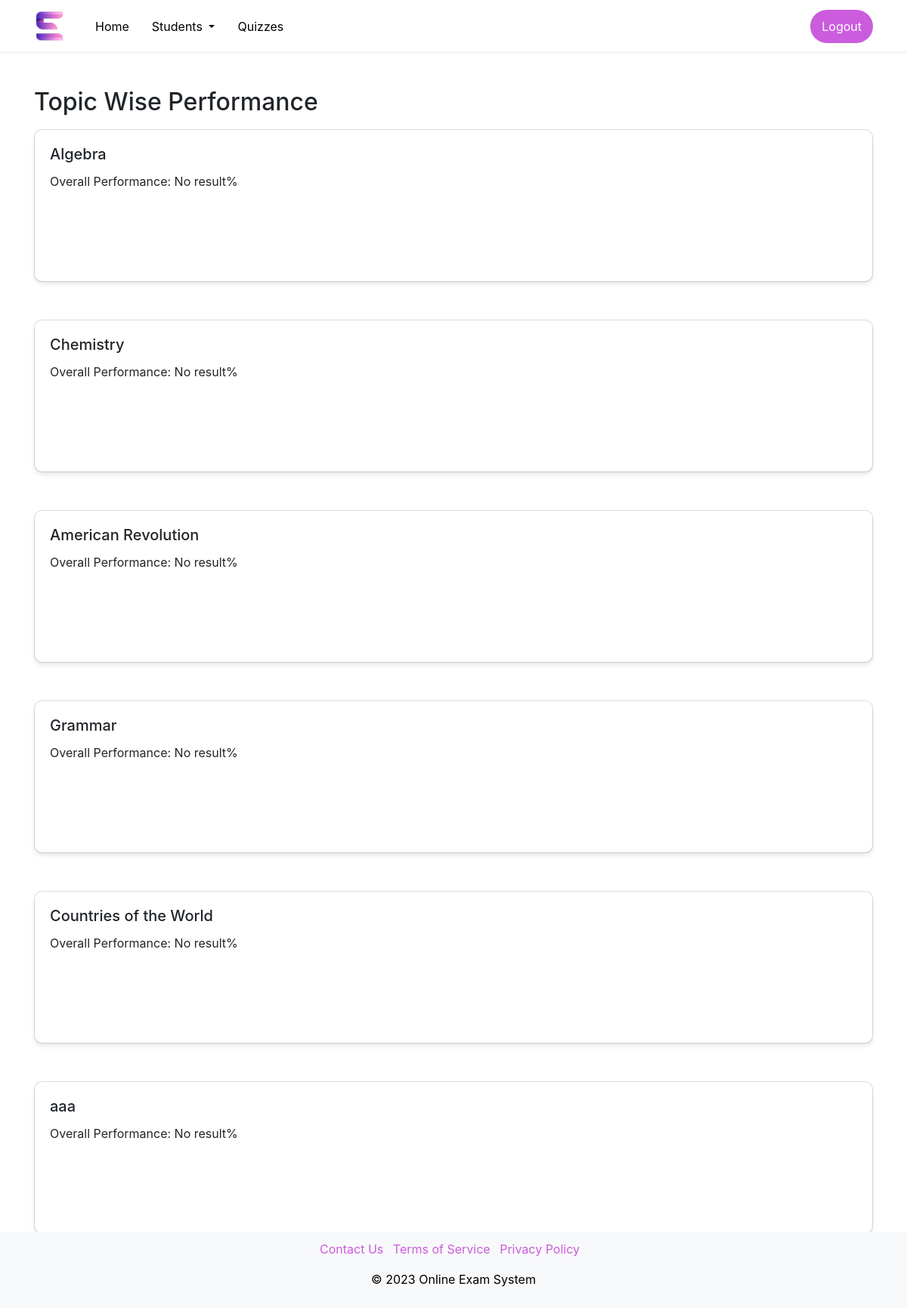
The page /topic_performance.php (signed in) on the database its author committed.
### tables this page shows
CREATE TABLE `topics` (
  `id` int(11) NOT NULL AUTO_INCREMENT PRIMARY KEY,
  `class` varchar(255) NOT NULL,
  `subject` varchar(255) NOT NULL,
  `topic_name` varchar(255) NOT NULL
);

### topic_performance.php (the view, shortened to what this page needs)
<?php
include("connection.php");
$selectStudentsQuery = "SELECT * FROM topics";
$stmtSelectStudents = $conn->prepare($selectStudentsQuery);
?>
<!DOCTYPE html>
<html lang="en">
<head>
    <link rel="stylesheet" href="https://maxcdn.bootstrapcdn.com/bootstrap/4.5.2/css/bootstrap.min.css">
</head>
<body>
    <nav class="navbar navbar-expand-lg navbar-white bg-white shadow-sm sticky-top">
        <div class="container">
            <a class="navbar-brand" href="#">
                <img src="favicon.png" alt="Icon">
            </a>
            <div class="collapse navbar-collapse" id="navbarNav">
                <ul class="navbar-nav">
                    <li class="nav-item">
                        <a class="nav-link" href="admin_dashboard.php">Home</a>
                    </li>
                    <li class="nav-item dropdown">
                        <a class="nav-link dropdown-toggle" href="#" role="button" data-bs-toggle="dropdown"
                            aria-expanded="false">
                            Students
                        </a>
                    </li>
                    <li class="nav-item">
                        <a class="nav-link" href="manage_topics_questions.php">Quizzes</a>
                    </li>
                </ul>
                <ul class="navbar-nav ml-auto">
                    <li class="nav-item">
                        <a class="nav-link register-btn" href="logout.php">Logout</a>
                    </li>
                </ul>
            </div>
        </div>
    </nav>
    <div class="content">
        <div class="container mt-5 pb-5">
            <h2>Topic Wise Performance</h2>
            <?php
            if ($stmtSelectStudents->execute()) {
                $studentsResult = $stmtSelectStudents->get_result();
                if ($studentsResult->num_rows > 0) {
                    while ($student = $studentsResult->fetch_assoc()) {
                        $totalObtainedMarks = 0;
                        $totalTotalMarks = 0;
                        if ($totalTotalMarks > 0) {
                            $averagePercentage = round(($totalObtainedMarks / $totalTotalMarks) * 100, 2);
                        } else {
                            $averagePercentage = "No result";
                        }
                        ?>
            <div class="card mt-3">
                <div class="card-body">
                    <h5 class="card-title">
                        <?php echo $student['topic_name']; ?>
                    </h5>
                    <p class="card-text">Overall Performance:
                        <?php echo $averagePercentage; ?>%
                    </p>
                </div>
            </div>
            <?php
                    }
                } else {
                    echo "<p>No students found.</p>";
                }
            } else {
                echo "Error fetching students: " . $conn->error;
            }
            ?>
        </div>
    </div>
    <div class="footer">
        <div class="container">
            <ul class="list-inline">
                <li class="list-inline-item"><a href="#">Contact Us</a></li>
                <li class="list-inline-item"><a href="#">Terms of Service</a></li>
                <li class="list-inline-item"><a href="#">Privacy Policy</a></li>
            </ul>
            <p>&copy; 2023 Online Exam System</p>
        </div>
    </div>
</body>
</html>

### topic_performance.php (style rules this page uses)
.navbar .navbar-brand { display: flex; align-items: center; }
.navbar .navbar-brand img { width: 40px; margin-right: 10px; }
.container { margin-top: 1px; }
.footer { color: black; padding: 1px 2; text-align: center; margin-top: 40px; }
.footer ul { list-style: none; padding: 0; }
.footer ul li { display: inline; margin-right: 10px; }
.card { margin-top: 20px; margin-bottom: 50px }
.navbar-brand { color: black; transition: color 0.4s; }
.card-body { box-shadow: 0 4px 6px rgba(0, 0, 0, 0.1); }
.navbar-nav .nav-link { color: black; transition: color 0.4s; }
.navbar-nav .nav-link:hover, .navbar-brand:hover, .colored, .footer a { color: #ca5cdd; }
.navbar-nav .register-btn, .colored-btn { background-color: #ca5cdd; color: white; transition: background-color 0.3s, color 0.4s; }
.navbar-nav .register-btn { border-radius: 30px; }
.nav-link { padding: 10px 40px; }
.navbar-expand-lg .navbar-nav .nav-link { padding: 10px 15px; }
.card { margin: 0 }
.card-body { height: 200px }
html { height: 100%; }
body { min-height: 100%; position: relative; margin-bottom: 60px; }
.footer { position: absolute; bottom: 0; width: 100%; background-color: #f8f9fa; padding: 10px 0; text-align: center; }
.card-body { border-radius: 10px; }
.card { margin-top: 20px; margin-bottom: 50px; border-radius: 10px; transition: transform 0.2s ease-in-out, box-shadow 0.2s ease-in-out; }

### rows shown on the page
topics: topic_name "Algebra", averagePercentage "No result"
topics: topic_name "Chemistry", averagePercentage "No result"
topics: topic_name "American Revolution", averagePercentage "No result"
topics: topic_name "Grammar", averagePercentage "No result"
topics: topic_name "Countries of the World", averagePercentage "No result"
topics: topic_name "aaa", averagePercentage "No result"
